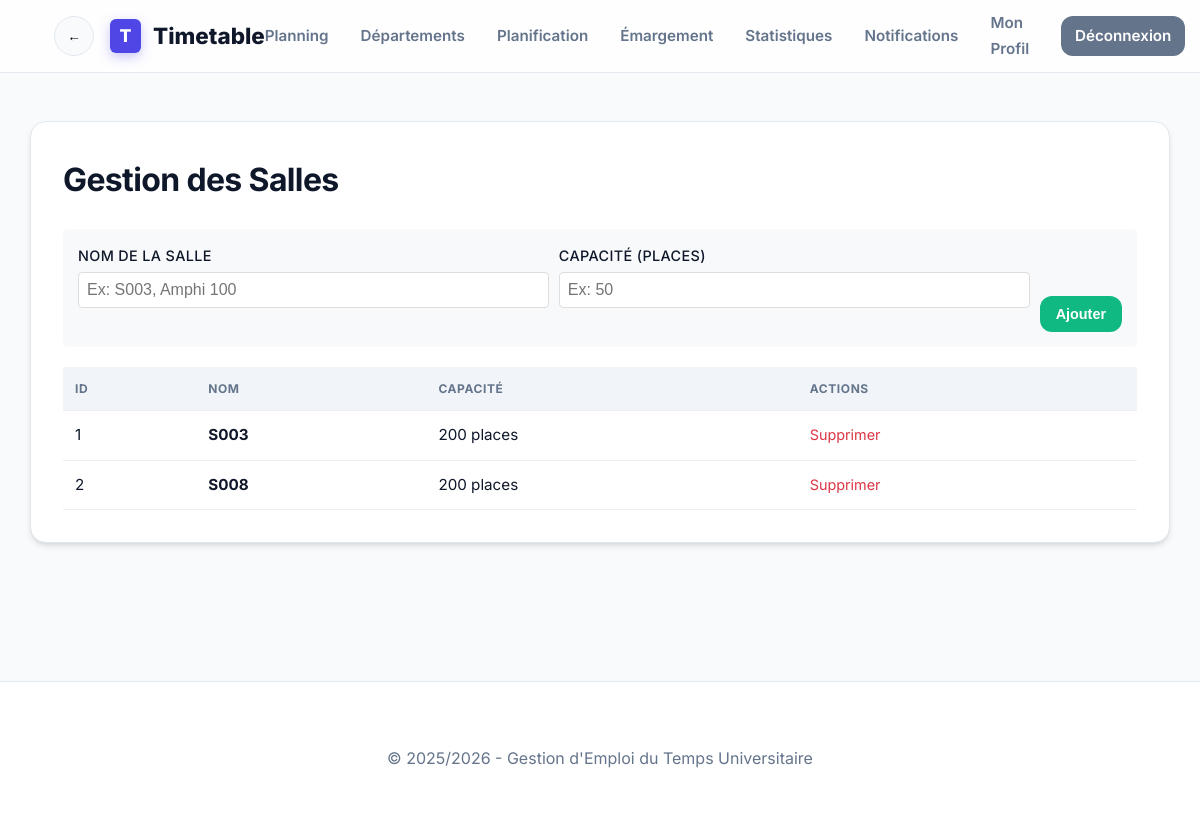
The page /timetable_app/modules/rooms/manage.php (signed in) on the database its author committed.
### tables this page shows
CREATE TABLE `rooms` (
  `id` int(11) NOT NULL AUTO_INCREMENT,
  `name` varchar(50) NOT NULL,
  `capacity` int(11) NOT NULL,
  `is_predefined` tinyint(1) DEFAULT 1,
  PRIMARY KEY (`id`)
);

### timetable_app/modules/rooms/manage.php (the view, shortened to what this page needs)
<?php
require_once '../../includes/config.php';
$rooms = $pdo->query("SELECT * FROM rooms ORDER BY name ASC")->fetchAll();
require_once '../../includes/header.php';
?>
<div class="card">
    <h1>Gestion des Salles</h1>
    <form method="POST" action="" style="display: flex; gap: 10px; background: #f8f9fa; padding: 15px; border-radius: 5px; margin-bottom: 20px; align-items: flex-end;">
        <div style="flex: 1;">
            <label style="display: block; margin-bottom: 5px; font-weight: 500; font-size: 0.9rem;">Nom de la salle</label>
            <input type="text" name="name" placeholder="Ex: S003, Amphi 100" required style="width: 100%; padding: 8px; border: 1px solid #ddd; border-radius: 4px; box-sizing: border-box;">
        </div>
        <div style="flex: 1;">
            <label style="display: block; margin-bottom: 5px; font-weight: 500; font-size: 0.9rem;">Capacité (places)</label>
            <input type="number" name="capacity" placeholder="Ex: 50" required min="1" style="width: 100%; padding: 8px; border: 1px solid #ddd; border-radius: 4px; box-sizing: border-box;">
        </div>
        <button type="submit" class="btn btn-success" style="padding: 9px 15px;">Ajouter</button>
    </form>
    <table style="width: 100%; border-collapse: collapse; margin-top: 10px;">
        <thead>
            <tr style="background-color: #f8f9fa;">
                <th style="padding: 12px; text-align: left; border-bottom: 1px solid #eee;">ID</th>
                <th style="padding: 12px; text-align: left; border-bottom: 1px solid #eee;">Nom</th>
                <th style="padding: 12px; text-align: left; border-bottom: 1px solid #eee;">Capacité</th>
                <th style="padding: 12px; text-align: left; border-bottom: 1px solid #eee;">Actions</th>
            </tr>
        </thead>
        <tbody>
            <?php foreach ($rooms as $room): ?>
            <tr>
                <td style="padding: 12px; border-bottom: 1px solid #eee;"><?php echo $room['id']; ?></td>
                <td style="padding: 12px; border-bottom: 1px solid #eee;"><strong><?php echo htmlspecialchars($room['name']); ?></strong></td>
                <td style="padding: 12px; border-bottom: 1px solid #eee;"><?php echo $room['capacity']; ?> places</td>
                <td style="padding: 12px; border-bottom: 1px solid #eee;">
                    <a href="?delete=<?php echo $room['id']; ?>" onclick="return confirm('Êtes-vous sûr de vouloir supprimer cette salle ?');" style="color: #dc3545; text-decoration: none; font-size: 0.9rem;">Supprimer</a>
                </td>
            </tr>
            <?php endforeach; ?>
        </tbody>
    </table>
</div>
<?php
require_once '../../includes/footer.php';
?>

### timetable_app/assets/css/style.css (style rules this page uses)
:root { --primary: #4f46e5; --primary-hover: #4338ca; --primary-light: #eef2ff; --secondary: #64748b; --secondary-hover: #475569; --success: #10b981; --success-hover: #059669; --danger: #ef4444; --danger-hover: #dc2626; --warning: #f59e0b; --bg: #f8fafc; --surface: #ffffff; --text: #0f172a; --text-muted: #64748b; --border: #e2e8f0; --input-bg: #ffffff; --shadow-sm: 0 1px 2px 0 rgb(0 0 0 / 0.05); --shadow: 0 4px 6px -1px rgb(0 0 0 / 0.1), 0 2px 4px -2px rgb(0 0 0 / 0.1); --shadow-md: 0 10px 15px -3px rgb(0 0 0 / 0.1), 0 4px 6px -4px rgb(0 0 0 / 0.1); --shadow-lg: 0 20px 25px -5px rgb(0 0 0 / 0.1), 0 8px 10px -6px rgb(0 0 0 / 0.1); --radius-sm: 0.375rem; --radius: 0.75rem; --radius-lg: 1rem; --transition: all 0.3s cubic-bezier(0.4, 0, 0.2, 1); }
* { box-sizing: border-box; margin: 0; padding: 0; }
body { font-family: 'Inter', -apple-system, BlinkMacSystemFont, "Segoe UI", Roboto, sans-serif; background-color: var(--bg); color: var(--text); line-height: 1.6; -webkit-font-smoothing: antialiased; }
.card { background: var(--surface); padding: 2rem; border-radius: var(--radius-lg); border: 1px solid var(--border); box-shadow: var(--shadow); margin-bottom: 2rem; transition: var(--transition); animation: fadeIn 0.8s cubic-bezier(0.16, 1, 0.3, 1); }
.card h1, .card h2, .card h3 { margin-bottom: 1.5rem; color: var(--text); font-weight: 700; letter-spacing: -0.02em; }
.btn { display: inline-flex; align-items: center; justify-content: center; padding: 0.75rem 1.5rem; border-radius: var(--radius); font-weight: 600; font-size: 0.9rem; cursor: pointer; transition: var(--transition); text-decoration: none; border: 1px solid transparent; gap: 0.5rem; }
.btn-success { background: var(--success); color: white; }
form div { margin-bottom: 1.5rem; }
label { display: block; margin-bottom: 0.6rem; font-weight: 600; font-size: 0.85rem; color: var(--text); text-transform: uppercase; letter-spacing: 0.025em; }
input[type="text"], input[type="password"], input[type="number"], input[type="date"], input[type="email"], select, textarea { width: 100%; padding: 0.8rem 1rem; border: 1px solid var(--border); border-radius: var(--radius); background-color: var(--input-bg); color: var(--text); font-size: 1rem; transition: var(--transition); }
table { width: 100%; border-collapse: collapse; }
th { background-color: #f1f5f9; color: var(--text-muted); font-weight: 700; font-size: 0.75rem; text-transform: uppercase; letter-spacing: 0.05em; padding: 1rem 1.25rem; text-align: left; }
td { padding: 1.25rem; font-size: 0.95rem; border-bottom: 1px solid var(--border); transition: var(--transition); }
tr:last-child td { border-bottom: none; }

### rows shown on the page
rooms: id "1", name "S003", capacity "200"
rooms: id "2", name "S008", capacity "200"
